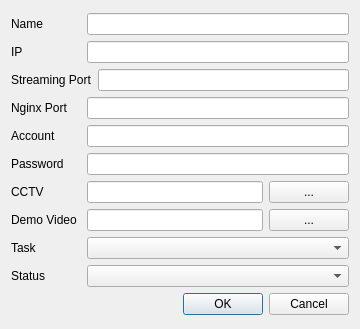
<?xml version="1.0" encoding="UTF-8"?>
<ui version="4.0">
 <class>wdgStreamingInfo</class>
 <widget class="QWidget" name="wdgStreamingInfo">
  <property name="geometry">
   <rect>
    <x>0</x>
    <y>0</y>
    <width>360</width>
    <height>329</height>
   </rect>
  </property>
  <property name="windowTitle">
   <string>Streaming Info</string>
  </property>
  <layout class="QGridLayout" name="gridLayout">
   <item row="0" column="0">
    <layout class="QVBoxLayout" name="verticalLayout">
     <item>
      <layout class="QHBoxLayout" name="horizontalLayout_3">
       <item>
        <widget class="QLabel" name="label">
         <property name="sizePolicy">
          <sizepolicy hsizetype="Preferred" vsizetype="Preferred">
           <horstretch>0</horstretch>
           <verstretch>0</verstretch>
          </sizepolicy>
         </property>
         <property name="minimumSize">
          <size>
           <width>70</width>
           <height>0</height>
          </size>
         </property>
         <property name="text">
          <string>Name</string>
         </property>
        </widget>
       </item>
       <item>
        <widget class="QLineEdit" name="txtName"/>
       </item>
      </layout>
     </item>
     <item>
      <layout class="QHBoxLayout" name="horizontalLayout_8">
       <item>
        <widget class="QLabel" name="label_2">
         <property name="sizePolicy">
          <sizepolicy hsizetype="Preferred" vsizetype="Preferred">
           <horstretch>0</horstretch>
           <verstretch>0</verstretch>
          </sizepolicy>
         </property>
         <property name="minimumSize">
          <size>
           <width>70</width>
           <height>0</height>
          </size>
         </property>
         <property name="text">
          <string>IP</string>
         </property>
        </widget>
       </item>
       <item>
        <widget class="QLineEdit" name="txtIP"/>
       </item>
      </layout>
     </item>
     <item>
      <layout class="QHBoxLayout" name="horizontalLayout_7">
       <item>
        <widget class="QLabel" name="label_3">
         <property name="sizePolicy">
          <sizepolicy hsizetype="Preferred" vsizetype="Preferred">
           <horstretch>0</horstretch>
           <verstretch>0</verstretch>
          </sizepolicy>
         </property>
         <property name="minimumSize">
          <size>
           <width>70</width>
           <height>0</height>
          </size>
         </property>
         <property name="text">
          <string>Streaming Port</string>
         </property>
        </widget>
       </item>
       <item>
        <widget class="QLineEdit" name="txtStreamingPort"/>
       </item>
      </layout>
     </item>
     <item>
      <layout class="QHBoxLayout" name="horizontalLayout_10">
       <item>
        <widget class="QLabel" name="label_10">
         <property name="sizePolicy">
          <sizepolicy hsizetype="Preferred" vsizetype="Preferred">
           <horstretch>0</horstretch>
           <verstretch>0</verstretch>
          </sizepolicy>
         </property>
         <property name="minimumSize">
          <size>
           <width>70</width>
           <height>0</height>
          </size>
         </property>
         <property name="text">
          <string>Nginx Port</string>
         </property>
        </widget>
       </item>
       <item>
        <widget class="QLineEdit" name="txtNginxPort">
         <property name="sizePolicy">
          <sizepolicy hsizetype="Expanding" vsizetype="Fixed">
           <horstretch>0</horstretch>
           <verstretch>0</verstretch>
          </sizepolicy>
         </property>
        </widget>
       </item>
      </layout>
     </item>
     <item>
      <layout class="QHBoxLayout" name="horizontalLayout_6">
       <item>
        <widget class="QLabel" name="label_4">
         <property name="sizePolicy">
          <sizepolicy hsizetype="Preferred" vsizetype="Preferred">
           <horstretch>0</horstretch>
           <verstretch>0</verstretch>
          </sizepolicy>
         </property>
         <property name="minimumSize">
          <size>
           <width>70</width>
           <height>0</height>
          </size>
         </property>
         <property name="text">
          <string>Account</string>
         </property>
        </widget>
       </item>
       <item>
        <widget class="QLineEdit" name="txtAccount"/>
       </item>
      </layout>
     </item>
     <item>
      <layout class="QHBoxLayout" name="horizontalLayout_5">
       <item>
        <widget class="QLabel" name="label_5">
         <property name="sizePolicy">
          <sizepolicy hsizetype="Preferred" vsizetype="Preferred">
           <horstretch>0</horstretch>
           <verstretch>0</verstretch>
          </sizepolicy>
         </property>
         <property name="minimumSize">
          <size>
           <width>70</width>
           <height>0</height>
          </size>
         </property>
         <property name="text">
          <string>Password</string>
         </property>
        </widget>
       </item>
       <item>
        <widget class="QLineEdit" name="txtPassword"/>
       </item>
      </layout>
     </item>
     <item>
      <layout class="QHBoxLayout" name="horizontalLayout_4">
       <item>
        <widget class="QLabel" name="label_6">
         <property name="sizePolicy">
          <sizepolicy hsizetype="Preferred" vsizetype="Preferred">
           <horstretch>0</horstretch>
           <verstretch>0</verstretch>
          </sizepolicy>
         </property>
         <property name="minimumSize">
          <size>
           <width>70</width>
           <height>0</height>
          </size>
         </property>
         <property name="text">
          <string>CCTV</string>
         </property>
        </widget>
       </item>
       <item>
        <widget class="QLineEdit" name="txtCCTV"/>
       </item>
       <item>
        <widget class="QPushButton" name="btnCCTV">
         <property name="text">
          <string>...</string>
         </property>
        </widget>
       </item>
      </layout>
     </item>
     <item>
      <layout class="QHBoxLayout" name="horizontalLayout_2">
       <item>
        <widget class="QLabel" name="label_7">
         <property name="sizePolicy">
          <sizepolicy hsizetype="Preferred" vsizetype="Preferred">
           <horstretch>0</horstretch>
           <verstretch>0</verstretch>
          </sizepolicy>
         </property>
         <property name="minimumSize">
          <size>
           <width>70</width>
           <height>0</height>
          </size>
         </property>
         <property name="text">
          <string>Demo Video</string>
         </property>
        </widget>
       </item>
       <item>
        <widget class="QLineEdit" name="txtDemoVideo"/>
       </item>
       <item>
        <widget class="QPushButton" name="btnDemoVideo">
         <property name="text">
          <string>...</string>
         </property>
        </widget>
       </item>
      </layout>
     </item>
     <item>
      <layout class="QHBoxLayout" name="horizontalLayout">
       <item>
        <widget class="QLabel" name="label_8">
         <property name="sizePolicy">
          <sizepolicy hsizetype="Preferred" vsizetype="Preferred">
           <horstretch>0</horstretch>
           <verstretch>0</verstretch>
          </sizepolicy>
         </property>
         <property name="minimumSize">
          <size>
           <width>70</width>
           <height>0</height>
          </size>
         </property>
         <property name="text">
          <string>Task</string>
         </property>
        </widget>
       </item>
       <item>
        <widget class="QComboBox" name="cboTask">
         <property name="sizePolicy">
          <sizepolicy hsizetype="Expanding" vsizetype="Fixed">
           <horstretch>0</horstretch>
           <verstretch>0</verstretch>
          </sizepolicy>
         </property>
        </widget>
       </item>
      </layout>
     </item>
     <item>
      <layout class="QHBoxLayout" name="horizontalLayout_9">
       <item>
        <widget class="QLabel" name="label_9">
         <property name="sizePolicy">
          <sizepolicy hsizetype="Preferred" vsizetype="Preferred">
           <horstretch>0</horstretch>
           <verstretch>0</verstretch>
          </sizepolicy>
         </property>
         <property name="minimumSize">
          <size>
           <width>70</width>
           <height>0</height>
          </size>
         </property>
         <property name="text">
          <string>Status</string>
         </property>
        </widget>
       </item>
       <item>
        <widget class="QComboBox" name="cboStatus">
         <property name="sizePolicy">
          <sizepolicy hsizetype="Expanding" vsizetype="Fixed">
           <horstretch>0</horstretch>
           <verstretch>0</verstretch>
          </sizepolicy>
         </property>
        </widget>
       </item>
      </layout>
     </item>
     <item>
      <widget class="QDialogButtonBox" name="buttonBox">
       <property name="standardButtons">
        <set>QDialogButtonBox::Cancel|QDialogButtonBox::Ok</set>
       </property>
      </widget>
     </item>
    </layout>
   </item>
  </layout>
 </widget>
 <resources/>
 <connections/>
</ui>
